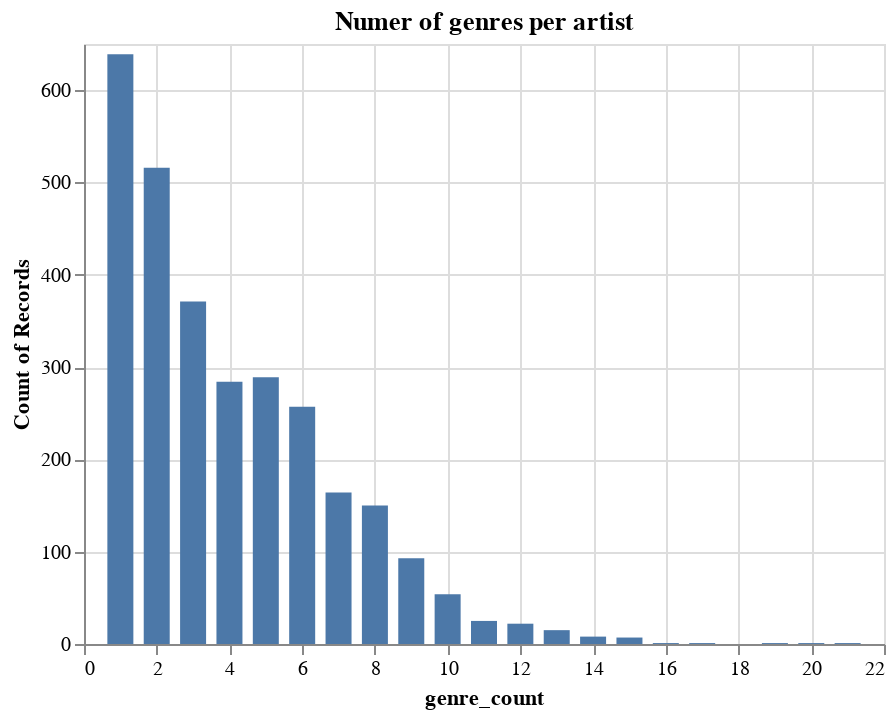

This figure's notebook cell:
### Markdown cell above
It's some artist called Pavement! I've no idea who that is, but still interesting to see. The artist seems to be in the indie rock segment, where there are many subgenres, so it's not that surprising. I've heard that metal has a similar amount of subgenres, so it would be cool to do this analysis for a metal fan 🤘. 

But, clearly I am not in that segment. Lets see how many genres an average artist of mine has. We'll exclude artists with zero genres.

### Code cell
#hide_input
genre_count_per_artist = comb.drop_duplicates(['master_metadata_album_artist_name']).copy()
tmp = genre_count_per_artist.loc[:, [str(x) for x in range(21)]].count(axis=1)
genre_count_per_artist.loc[:, 'genre_count'] = tmp.astype(int)
genre_count_per_artist = genre_count_per_artist[genre_count_per_artist.genre_count > 0]

alt.Chart(genre_count_per_artist[['genre_count']]).mark_bar(width=13).encode(
    alt.X('genre_count'),
    y='count()',
    tooltip=['genre_count', 'count()']
).properties(title='Numer of genres per artist')

### Figure 1 — Vega-Lite specification as saved in the notebook (floating-point values rounded to 4 significant figures; data arrays with more than 128 entries replaced by an {"elided": "..."} marker saying what was removed)
{"usermeta": {"embedOptions": {"theme": "fivethirtyeight"}}, "config": {"view": {"continuousWidth": 400, "continuousHeight": 300}}, "data": {"name": "data-6e76e3fe6be6d83f28bc865336e992ca"}, "mark": {"type": "bar", "width": 13}, "encoding": {"tooltip": [{"type": "quantitative", "field": "genre_count"}, {"type": "quantitative", "aggregate": "count"}], "x": {"type": "quantitative", "field": "genre_count"}, "y": {"type": "quantitative", "aggregate": "count"}}, "title": "Numer of genres per artist", "$schema": "https://vega.github.io/schema/vega-lite/v4.8.1.json", "datasets": {"data-6e76e3fe6be6d83f28bc865336e992ca": {"elided": "2899 records"}}}
